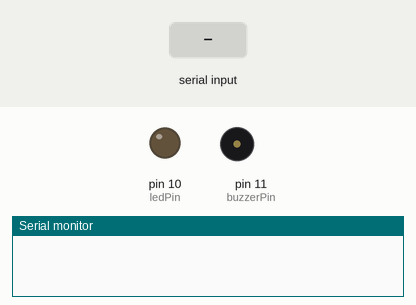
This sketch was run on a simulated Arduino Uno, built with avr-gcc and run on an emulated ATmega328P. On the bench: output pins drawn as LEDs (lit = HIGH), buzzer (waves = sounding), the last lines printed to the serial monitor. Inputs (shaded band) come from the test bench.

Above: at 1.2 s.
1.3 s: "A\n" received over Serial
At 2.35 s:
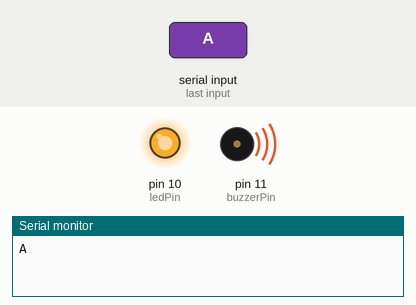
4.0 s: "B\n" received over Serial
Timing chart, 0 to 16.0 s (numbered marks = the images above; inputs shaded):
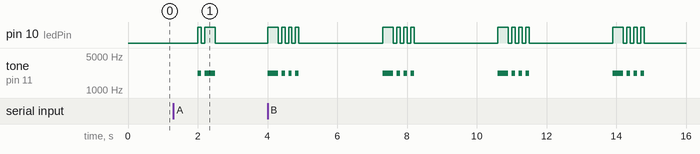

Measured:
- after the input at 1.3 s, pin 10 (ledPin): LOW → HIGH after 0.70 s, → LOW 0.10 s later, → HIGH 0.10 s later, → LOW 0.30 s later; tone on pin 11 (buzzerPin): silent → 2200 Hz after 0.70 s, → silent 0.10 s later, → 2200 Hz 0.10 s later, → silent 0.30 s later

The sketch:

cod_morse.ino
```cpp
// LED conectado ao pino 10
int ledPin = 10;
// Buzzer conectado ao pino 11
int buzzerPin=11;
// executa uma vez, quando o sketch inicia
int unidade=100;
// executa uma vez, quando o sketch inicia
String entrada="";
String ultimaentrada="";


void setup() {
  // define o pino como saída
  pinMode(ledPin, OUTPUT);
  pinMode(buzzerPin, OUTPUT);
  Serial.begin(9600);
}

void ponto(int conta) {

  for (int i=0; i<conta; i++) {
    digitalWrite(ledPin, HIGH); // acende o LED
    tone(buzzerPin, 2200, unidade); // Faz o buzzer tocar um sinal de 2200hz por unidade ms
    delay(unidade); // espera unidade ms por causa do LED, a função tone retorna antes de completar o delay dela
    digitalWrite(ledPin, LOW); // apaga o LED
    delay(unidade);// espera unidade ms
  }
}

void traco(int conta) {

  for (int i=0; i<conta; i++) {
    digitalWrite(ledPin, HIGH); // acende o LED
    tone(buzzerPin, 2200, 3*unidade); // Faz o buzzer tocar um sinal de 2200hz por 3*unidade ms
    delay(3*unidade); // espera 3*unidade ms por causa do LED, a função tone retorna antes de completar o delay dela
    digitalWrite(ledPin, LOW); // apaga o LED
    delay(unidade);// espera unidade ms
  }
}

void sinaliza(char caracter) {

  switch(caracter) {
    case 'A':
      ponto(1);
      traco(1);
      delay(3*unidade);
      break;
    case 'B':
      traco(1);
      ponto(3);
      delay(3*unidade);
      break;
    case 'C':
      traco(1);
      ponto(1);
      traco(1);
      ponto(1);
      delay(3*unidade);
      break;
    case 'D':
      traco(1);
      ponto(2);
      delay(3*unidade);
      break;
    case 'E':
      ponto(1);
      delay(3*unidade);
      break;
    case 'F':
      ponto(2);
      traco(1);
      ponto(1);
      delay(3*unidade);
      break;
    case 'G':
      traco(2);
      ponto(1);
      delay(3*unidade);
      break;
    case 'H':
      ponto(4);
      delay(3*unidade);
      break;
    case 'I':
      ponto(2);
      delay(3*unidade);
      break;
    case 'J':
      ponto(1);
      traco(3);
      delay(3*unidade);
      break;
    case 'K':
      traco(1);
      ponto(1);
      traco(1);
      delay(3*unidade);
      break;
    case 'L':
      ponto(1);
      traco(1);
      ponto(2);
      delay(3*unidade);
      break;
    case 'M':
      traco(2);
      delay(3*unidade);
      break;
    case 'N':
      traco(1);
      ponto(1);
      delay(3*unidade);
      break;
    case 'O':
      traco(3);
      delay(3*unidade);
      break;
    case 'P':
      ponto(1);
      traco(2);
      ponto(1);
      delay(3*unidade);
      break;
    case 'Q':
      traco(2);
      ponto(1);
      traco(1);
      delay(3*unidade);
      break;
    case 'R':
      ponto(1);
      traco(1);
      ponto(1);
      delay(3*unidade);
      break;
    case 'S':
      ponto(3);
      delay(3*unidade);
      break;
    case 'T':
      traco(1);
      delay(3*unidade);
      break;
    case 'U':
      ponto(2);
      traco(1);
      delay(3*unidade);
      break;
    case 'V':
      ponto(3);
      traco(1);
      delay(3*unidade);
      break;
    case 'W':
      ponto(1);
      traco(2);
      delay(3*unidade);
      break;
    case 'X':
      traco(1);
      ponto(2);
      traco(1);
      delay(3*unidade);
      break;
    case 'Y':
      traco(1);
      ponto(1);
      traco(2);
      delay(3*unidade);
      break;
    case 'Z':
      traco(2);
      ponto(2);
      delay(3*unidade);
      break;
    case '1':
      ponto(1);
      traco(4);
      delay(3*unidade);
      break;
    case '2':
      ponto(2);
      traco(3);
      delay(3*unidade);
      break;
    case '3':
      ponto(3);
      traco(2);
      delay(3*unidade);
      break;
    case '4':
      ponto(4);
      traco(1);
      delay(3*unidade);
      break;
    case '5':
      ponto(5);
      delay(3*unidade);
      break;
    case '6':
      traco(1);
      ponto(4);
      delay(3*unidade);
      break;
    case '7':
      traco(2);
      ponto(3);
      delay(3*unidade);
      break;
    case '8':
      traco(3);
      ponto(2);
      delay(3*unidade);
      break;
    case '9':
      traco(4);
      ponto(1);
      delay(3*unidade);
      break;
    case '0':
      traco(5);
      delay(3*unidade);
      break;
    case '.':
      ponto(1);
      traco(1);
      ponto(1);
      traco(1);
      ponto(1);
      traco(1);
      delay(3*unidade);
      break;
    case ',':
      traco(2);
      ponto(2);
      traco(2);
      delay(3*unidade);
      break;
    case '?':
      ponto(2);
      traco(2);
      ponto(2);
      delay(3*unidade);
      break;
  }
}

// executa repetidas vezes
void loop() {
  while (!Serial) {
    ; // wait for serial port to connect. Needed for native USB port only
  }
  entrada=Serial.readStringUntil('\n');
  if (entrada.length()==0) {
    entrada=ultimaentrada;
  } else {
    ultimaentrada=entrada;
  }
  Serial.println(entrada);
  for (int i=0; i < entrada.length();i++) {
    if ((entrada.charAt(i) != ' ') && (entrada.charAt(i) != '\n')) {
      sinaliza(entrada.charAt(i));
    } else if (entrada.charAt(i) == ' ') {
      delay(7*unidade);
    }
  }
  delay(10*unidade);
}
```
